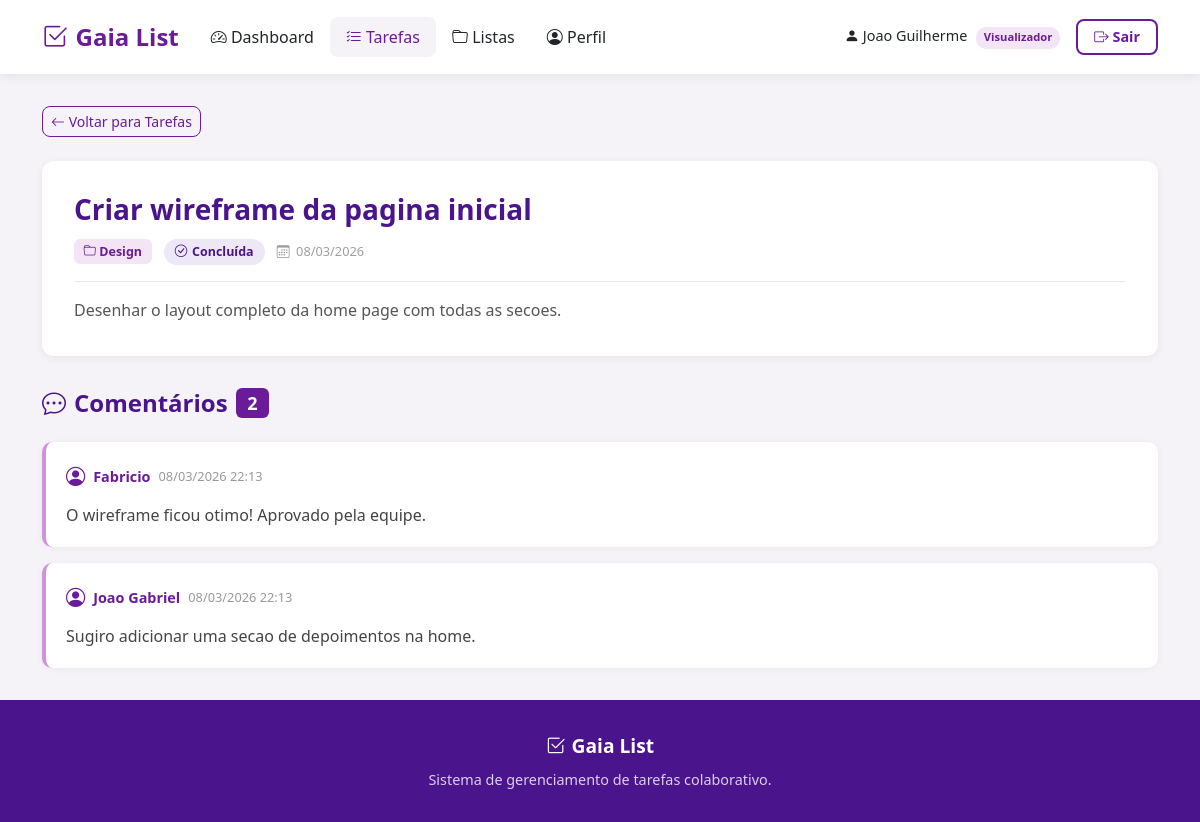
The app's page /tarefa_detalhes.php?id=1 (signed in) with its own data.
### tables this page shows
CREATE TABLE IF NOT EXISTS tarefas (
    id INT AUTO_INCREMENT PRIMARY KEY,
    titulo VARCHAR(150) NOT NULL,
    descricao TEXT,
    status ENUM('pendente', 'andamento', 'concluida') NOT NULL DEFAULT 'pendente',
    lista_id INT NOT NULL,
    usuario_id INT NOT NULL,
    data_criacao DATETIME DEFAULT CURRENT_TIMESTAMP,
    FOREIGN KEY (lista_id) REFERENCES listas(id) ON DELETE CASCADE,
    FOREIGN KEY (usuario_id) REFERENCES usuarios(id) ON DELETE CASCADE
);

CREATE TABLE IF NOT EXISTS listas (
    id INT AUTO_INCREMENT PRIMARY KEY,
    nome VARCHAR(100) NOT NULL,
    descricao TEXT,
    usuario_id INT NOT NULL,
    data_criacao DATETIME DEFAULT CURRENT_TIMESTAMP,
    FOREIGN KEY (usuario_id) REFERENCES usuarios(id) ON DELETE CASCADE
);

CREATE TABLE IF NOT EXISTS comentarios (
    id INT AUTO_INCREMENT PRIMARY KEY,
    texto TEXT NOT NULL,
    tarefa_id INT NOT NULL,
    usuario_id INT NOT NULL,
    data_criacao DATETIME DEFAULT CURRENT_TIMESTAMP,
    FOREIGN KEY (tarefa_id) REFERENCES tarefas(id) ON DELETE CASCADE,
    FOREIGN KEY (usuario_id) REFERENCES usuarios(id) ON DELETE CASCADE
);

CREATE TABLE IF NOT EXISTS usuarios (
    id INT AUTO_INCREMENT PRIMARY KEY,
    nome VARCHAR(100) NOT NULL,
    email VARCHAR(100) NOT NULL UNIQUE,
    senha VARCHAR(255) NOT NULL,
    perfil ENUM('editor', 'comentador', 'visualizador') NOT NULL DEFAULT 'visualizador',
    data_cadastro DATETIME DEFAULT CURRENT_TIMESTAMP
);

### tarefa_detalhes.php (the view, shortened to what this page needs)
<?php
require_once 'includes/header_privado.php';
require_once 'includes/conexao.php';
$perfilUsuario = isset($_SESSION['perfil']) ? $_SESSION['perfil'] : 'visualizador';
$tarefa_id = isset($_GET['id']) ? $_GET['id'] : '';
$stmt = $PDO->prepare("SELECT tarefas.id, tarefas.titulo, tarefas.descricao, tarefas.status, tarefas.lista_id, tarefas.data_criacao, listas.nome AS lista_nome FROM tarefas, listas WHERE tarefas.lista_id = listas.id AND tarefas.id = ?");
$stmt->bindParam(1, $tarefa_id);
$stmt->execute();
$tarefa = $stmt->fetch(PDO::FETCH_OBJ);
$stmt = $PDO->prepare("SELECT comentarios.id, comentarios.texto, comentarios.data_criacao, comentarios.usuario_id, usuarios.nome AS autor_nome FROM comentarios, usuarios WHERE comentarios.usuario_id = usuarios.id AND comentarios.tarefa_id = ? ORDER BY comentarios.data_criacao DESC");
$stmt->bindParam(1, $tarefa_id);
$stmt->execute();
$comentarios = array();
$row = $stmt->fetch(PDO::FETCH_OBJ);
while ($row) {
    $comentarios[] = array(
        'id' => $row->id,
        'texto' => $row->texto,
        'autor_nome' => $row->autor_nome,
        'usuario_id' => $row->usuario_id,
        'data_criacao' => date('d/m/Y H:i', strtotime($row->data_criacao))
    );
    $row = $stmt->fetch(PDO::FETCH_OBJ);
}
?>
        <section class="page-section">
            <div class="container">
                <a href="tarefas.php" class="btn btn-sm btn-gaia-outline mb-4">
                    <i class="bi bi-arrow-left"></i> Voltar para Tarefas
                </a>
                <div class="detalhe-card">
                    <div class="detalhe-card-header">
                        <div>
                            <h3 class="detalhe-titulo"><?php echo htmlspecialchars($tarefa->titulo); ?></h3>
                            <div class="detalhe-meta">
                                <span class="badge-lista">
                                    <i class="bi bi-folder"></i> <?php echo htmlspecialchars($tarefa->lista_nome); ?>
                                </span>
                                <?php if ($tarefa->status === 'pendente') : ?>
                                    <span class="status-badge status-pendente">
                                        <i class="bi bi-clock"></i> Pendente
                                    </span>
                                <?php elseif ($tarefa->status === 'andamento') : ?>
                                    <span class="status-badge status-andamento">
                                        <i class="bi bi-arrow-repeat"></i> Em Andamento
                                    </span>
                                <?php else : ?>
                                    <span class="status-badge status-concluida">
                                        <i class="bi bi-check-circle"></i> Concluída
                                    </span>
                                <?php endif; ?>
                                <span class="tarefa-meta">
                                    <i class="bi bi-calendar3"></i> <?php echo date('d/m/Y', strtotime($tarefa->data_criacao)); ?>
                                </span>
                            </div>
                        </div>
                    </div>
                    <?php if ($tarefa->descricao !== null && $tarefa->descricao !== '') : ?>
                    <div class="detalhe-descricao">
                        <p><?php echo htmlspecialchars($tarefa->descricao); ?></p>
                    </div>
                    <?php endif; ?>
                </div>
                <div class="comentarios-section">
                    <div class="comentarios-header">
                        <h4>
                            <i class="bi bi-chat-dots"></i> Comentários
                            <span class="badge bg-gaia"><?php echo count($comentarios); ?></span>
                        </h4>
                    </div>
                    <?php if (count($comentarios) === 0) : ?>
                    <div class="comentario-vazio">
                        <i class="bi bi-chat"></i>
                        <p>Nenhum comentário ainda.</p>
                        <?php if ($perfilUsuario === 'editor' || $perfilUsuario === 'comentador') : ?>
                        <p class="text-muted">Seja o primeiro a comentar!</p>
                        <?php endif; ?>
                    </div>
                    <?php else : ?>
                    <div class="comentarios-lista">
                        <?php for ($i = 0; $i < count($comentarios); $i++) : ?>
                        <?php $c = $comentarios[$i]; ?>
                        <div class="comentario-card">
                            <div class="comentario-card-header">
                                <div class="comentario-autor">
                                    <i class="bi bi-person-circle"></i>
                                    <strong><?php echo htmlspecialchars($c['autor_nome']); ?></strong>
                                    <span class="comentario-data"><?php echo $c['data_criacao']; ?></span>
                                </div>
                            </div>
                            <div class="comentario-texto">
                                <p><?php echo htmlspecialchars($c['texto']); ?></p>
                            </div>
                        </div>
                        <?php endfor; ?>
                    </div>
                    <?php endif; ?>
                </div>
            </div>
        </section>
<?php require_once 'includes/footer.php'; ?>

### style.css (style rules this page uses)
body { font-family: 'Segoe UI', Tahoma, Geneva, Verdana, sans-serif; color: #212529; background-color: #f5f3f7; display: flex; flex-direction: column; min-height: 100vh; }
.btn-gaia-outline { color: #6A1B9A; border: 1px solid #6A1B9A; border-radius: 8px; font-weight: 500; }
.badge.bg-gaia { background-color: #6A1B9A !important; }
.page-section { padding: 2rem 0; }
.status-badge { display: inline-flex; align-items: center; gap: 0.3rem; padding: 0.25rem 0.7rem; border-radius: 20px; font-size: 0.78rem; font-weight: 600; }
.status-concluida { background-color: #ede7f6; color: #4A148C; }
.badge-lista { display: inline-block; background-color: #f3e5f5; color: #6A1B9A; padding: 0.2rem 0.6rem; border-radius: 6px; font-size: 0.78rem; font-weight: 600; }
.tarefa-meta { font-size: 0.8rem; color: #9e9e9e; }
.tarefa-meta i { margin-right: 0.2rem; }
.detalhe-card { background-color: #ffffff; border-radius: 12px; padding: 2rem; box-shadow: 0 2px 10px rgba(0, 0, 0, 0.06); margin-bottom: 2rem; }
.detalhe-card-header { margin-bottom: 1rem; }
.detalhe-titulo { color: #4A148C; font-weight: 700; margin-bottom: 0.75rem; }
.detalhe-meta { display: flex; flex-wrap: wrap; gap: 0.75rem; align-items: center; }
.detalhe-descricao { padding-top: 1rem; border-top: 1px solid #e9e5ed; }
.detalhe-descricao p { color: #555; margin-bottom: 0; line-height: 1.6; }
.comentarios-section { margin-top: 1rem; }
.comentarios-header h4 { color: #4A148C; font-weight: 700; display: flex; align-items: center; gap: 0.5rem; margin-bottom: 1.5rem; }
.comentarios-lista { display: flex; flex-direction: column; gap: 1rem; }
.comentario-card { background-color: #ffffff; border-radius: 10px; padding: 1.25rem; box-shadow: 0 1px 6px rgba(0, 0, 0, 0.05); border-left: 4px solid #CE93D8; }
.comentario-card-header { display: flex; justify-content: space-between; align-items: center; margin-bottom: 0.75rem; }
.comentario-autor { display: flex; align-items: center; gap: 0.5rem; color: #6A1B9A; font-size: 0.9rem; }
.comentario-autor i { font-size: 1.2rem; }
.comentario-data { color: #999; font-size: 0.8rem; font-weight: 400; }
.comentario-texto p { margin-bottom: 0; color: #444; line-height: 1.5; }

### records on screen
tarefas: titulo "Criar wireframe da pagina inicial", lista.nome "Design", data_criacao "08/03/2026", descricao "Desenhar o layout completo da home page com todas as secoes."
comentarios: usuario.nome "Fabricio", data_criacao "08/03/2026 22:13", texto "O wireframe ficou otimo! Aprovado pela equipe."
comentarios: usuario.nome "Joao Gabriel", data_criacao "08/03/2026 22:13", texto "Sugiro adicionar uma secao de depoimentos na home."

### other values on screen
$_SESSION['nome'] "Joao Guilherme"
$_SESSION['perfil'] "Visualizador"
count($comentarios) "2"
